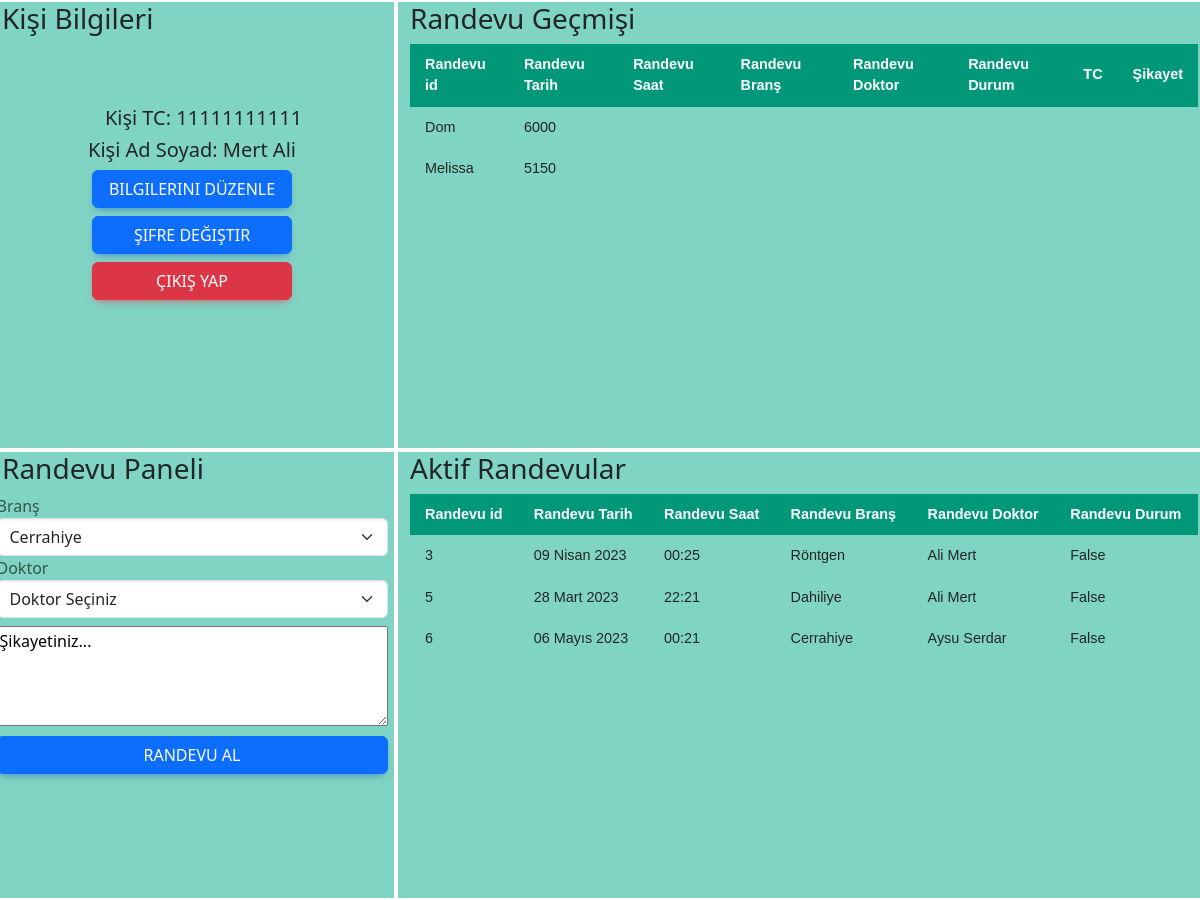
/hastaDetay/ (signed in), run on the app's committed database.
### appHasta/models.py (models this page shows)
class HastaUserInfo(models.Model):
    user=models.ForeignKey(User, verbose_name=("Kullanıcı"), on_delete=models.CASCADE)
    isim = models.CharField(("İsim"), max_length=50,null=True, default="-")
    soyad = models.CharField(("Soyad"), max_length=50,null=True, default="-")
    password=models.CharField(("Şifre"), max_length=50, null=True, default="-")
    hastaTC = models.IntegerField(("TC"), default=0)
    hastaTelefon = models.CharField(("Telefon"), max_length=50, default="-")
    cinsiyet = models.CharField(("Cinsiyet"), max_length=50, default="-")

### appSekreter/models.py (models this page shows, shortened)
class RandevuBrans(models.Model):
    randevuTarih = models.DateField(("Randevu Tarih"), auto_now_add=False)
    randevuSaat = models.TimeField(("Saat"), auto_now_add=False)
    randevuBrans = models.ForeignKey(Brans, verbose_name=("Randevu Branş"), on_delete=models.CASCADE)
    randevuDoktor = models.ForeignKey(Doktor, verbose_name=("Randevu Doktor"), on_delete=models.CASCADE)
    randevuDurum = models.BooleanField(("Randevu Durumu"), default=False)
    hastaTC = models.IntegerField(("Hasta TC"), default=0, null=True, blank=True)
    hastaSikayet = models.TextField(("Şikayet"), max_length=200, blank=True)

class Brans(models.Model):
    ad = models.CharField(("Branş Ad"), max_length=50)
    slug = models.SlugField(("Slug Kategori"), blank=True)
    def __str__(self):
        return self.ad

class Doktor(models.Model):
    isim = models.CharField(("Doktor Adı"), max_length=50, default='-')
    soyad = models.CharField(("Doktor Soyadı"), max_length=50, default='-')
    password = models.CharField(("Şifre"), max_length=50, default='-')
    doktorBrans = models.ForeignKey(Brans, verbose_name=("Doktor Branş"), on_delete=models.CASCADE, null=True, blank=True)
    doktorTC = models.IntegerField(("Doktor TC"), default=0)
    slug = models.SlugField(("Slug Kategori"), blank=True)
    def __str__(self):
        return self.isim + " " + self.soyad

### appHasta/views.py (the view, shortened to what this page needs)
# urls.py: path('hastaDetay/',hastaDetay, name='hastaDetay'),
def hastaDetay(request):
    user = User.objects.get(username = request.user)
    hastauserinfo = HastaUserInfo.objects.get(user = user)
    randevu = RandevuBrans.objects.all()
    branslar = Brans.objects.all()
    doktorlar = Doktor.objects.all()
    context = {
        "hastauserinfo":hastauserinfo,
        'randevu':randevu,
        'branslar':branslar,
        'doktorlar':doktorlar,
    }
    return render(request, 'hasta/hastadetay.html',context)

### appMy/templates/hasta/hastadetay.html (shortened to what this page needs)
{% extends 'base.html' %}
{% load static %}
{% block body %}
    <div class="container-fluid p-0">
        <div class="row">
            <div class="col-4 kbilgi">
                <h3>Kişi Bilgileri</h3>
                <div class="hastabilgi">
                    <h5 class="tchasta">Kişi TC: <span>{{ hastauserinfo.hastaTC }}</span></h5>
                    <h5>Kişi Ad Soyad: <span>{{ request.user.get_full_name }}</span></h5>
                    <button type="submit" class="btn btn-primary btn-block mb-2" style="width:200px; display:block; margin:auto;" data-mdb-toggle="modal" data-mdb-target="#exampleModalBilgi">Bilgilerini Düzenle</button>
                    <button type="submit" class="btn btn-primary btn-block mb-2" style="width:200px; display:block; margin:auto;" data-mdb-toggle="modal" data-mdb-target="#exampleModalSifre">Şifre Değiştir</button>
                    <a href="{% url 'logouthastaUser' %}" type="submit" class="btn btn-danger btn-block mb-4" style="width:200px; display:block; margin:auto;">Çıkış Yap</a>
                </div>
            </div>
            <div class="col-8 kbilgi">
                <h3>Randevu Geçmişi</h3>
                <table class="styled-table">
                    <thead>
                        <tr>
                            <th>Randevu id</th>
                            <th>Randevu Tarih</th>
                            <th>Randevu Saat</th>
                            <th>Randevu Branş</th>
                            <th>Randevu Doktor</th>
                            <th>Randevu Durum</th>
                            <th>TC</th>
                            <th>Şikayet</th>
                        </tr>
                    </thead>
                    <tbody>
                        <tr>
                            <td>Dom</td>
                            <td>6000</td>
                        </tr>
                        <tr class="active-row">
                            <td>Melissa</td>
                            <td>5150</td>
                        </tr>
                    </tbody>
                </table>
            </div>
        </div>
        <div class="row">
            <div class="col-4 kbilgii">
                <h3>Randevu Paneli</h3>
                <div class="hastaranpanel">
                    <form method="POST">
                        <div class="form-outline">
                            <label class="form-label mb-0 p-0">Branş</label>
                            <select  class="form-select"  name="brans" id="">
                             {% for i in branslar %}
                             <option selected value="{{ i.slug }}">{{ i }}</option>
                             {% endfor %}
                            </select>
                        </div>
                        <div class="form-outline mb-2">
                            <label class="form-label mb-0 p-0">Doktor</label>
                            <select  class="form-select"  name="doktor" id="">
                             <option value="">Doktor Seçiniz</option>
                            </select>
                        </div>
                        <textarea name="text" id="" cols="40" rows="3">Şikayetiniz...</textarea>
                        <button type="submit" name="button" value="randebuAl" class="btn btn-primary btn-block mt-1" style=" display:block;">Randevu Al</button>
                    </form>
                </div>
            </div>
            <div class="col-8 kbilgii">
                <h3>Aktif Randevular</h3>
                <table class="styled-table">
                    <thead>
                        <tr>
                            <th>Randevu id</th>
                            <th>Randevu Tarih</th>
                            <th>Randevu Saat</th>
                            <th>Randevu Branş</th>
                            <th>Randevu Doktor</th>
                            <th>Randevu Durum</th>
                        </tr>
                    </thead>
                    <tbody>
                        {% for i in randevu %}
                         <tr>
                            <td>{{ i.id }}</td>
                            <td>{{ i.randevuTarih }}</td>
                            <td>{{ i.randevuSaat }}</td>
                            <td>{{ i.randevuBrans }}</td>
                            <td>{{ i.randevuDoktor }}</td>
                            <td>{{ i.randevuDurum }}</td>
                         </tr>
                        {% endfor %}
                    </tbody>
                </table>
            </div>
        </div>
    </div>
{% endblock body %}

### appMy/static/style.css (style rules this page uses)
* { box-sizing: border-box !important; }
.kbilgi { border: 2px solid white; height: 450px; background-color: #80d4c3; }
.kbilgii { border: 2px solid white; height: 450px; background-color: #80d4c3; }
.hastabilgi { margin-top: 70px; text-align: center; }
.tchasta { margin-left: 23px; }
.styled-table { width: 100%; border-collapse: collapse; font-size: 0.9em; font-family: sans-serif; min-width: 400px; margin-right: 5px !important; }
.styled-table thead tr { background-color: #009879; color: #ffffff; text-align: left; }
.styled-table th, .styled-table td { padding: 10px 15px; }
.hastaranpanel { display: flex; align-items: center; justify-content: center; }
textarea { min-height: 100px; max-height: 100px; }

### data on the page
HastaUserInfo: hastaTC "11111111111"
RandevuBrans: id "3", randevuTarih "09 Nisan 2023", randevuSaat "00:25", randevuBrans "Röntgen", randevuDoktor "Ali Mert", randevuDurum "False"
RandevuBrans: id "5", randevuTarih "28 Mart 2023", randevuSaat "22:21", randevuBrans "Dahiliye", randevuDoktor "Ali Mert", randevuDurum "False"
RandevuBrans: id "6", randevuTarih "06 Mayıs 2023", randevuSaat "00:21", randevuBrans "Cerrahiye", randevuDoktor "Aysu Serdar", randevuDurum "False"

### other printed values
{{ request.user.get_full_name }} "Mert Ali"
form field brans "Cerrahiye"
